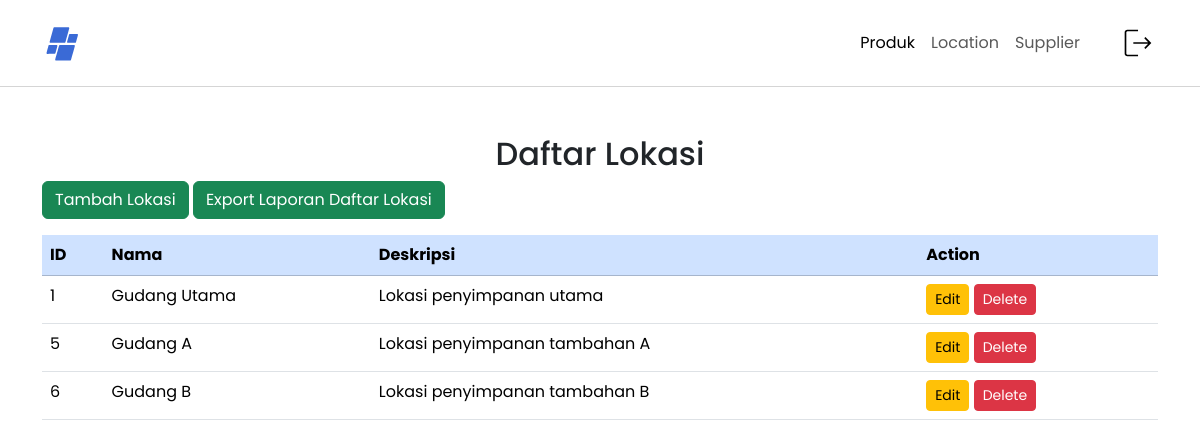
The page /php/location.php on the database its author committed.
### tables this page shows
CREATE TABLE `locations` (
  `id` int(11) NOT NULL,
  `name` varchar(100) NOT NULL,
  `description` text DEFAULT NULL
);

### php/location.php (the view, shortened to what this page needs)
<?php include('Koneksi.php'); ?>
<!DOCTYPE html>
<html lang="en">
<head>
    <link href="https://cdn.jsdelivr.net/npm/bootstrap@5.3.3/dist/css/bootstrap.min.css" rel="stylesheet">
    <link rel="stylesheet" href="../CSS/location.css">
    <link href="https://cdn.lineicons.com/3.0/lineicons.css" rel="stylesheet">
</head>
<body>
    <?php
    include 'navbardashboard_admin.php';
    ?>
    <main>
        <div class="container pt-5">
            <h2 class="text-center">Daftar Lokasi</h2>
            <a href="tambah_lokasi.php" class="btn btn-success mb-3">Tambah Lokasi</a>
            <a href="export_laporan_daftar lokasi.php" class="btn btn-success mb-3">Export Laporan Daftar Lokasi</a>
            <table class="table">
                <thead class="table-primary">
                    <tr>
                        <th>ID</th>
                        <th>Nama</th>
                        <th>Deskripsi</th>
                        <th>Action</th>
                    </tr>
                </thead>
                <tbody>
                    <?php
                    $result = $conn->query("SELECT * FROM locations");
                    while($row = $result->fetch_assoc()){
                        echo "<tr>
                            <td>".$row["id"]."</td>
                            <td>".$row["name"]."</td>
                            <td>".$row["description"]."</td>
                            <td>
                                <a href='edit_location.php?id=".$row["id"]."'class='btn btn-warning btn-sm'>Edit</a>
                                <a href='delete_location.php?id=".$row["id"]."'class='btn btn-danger btn-sm'>Delete</a>
                            </td>
                        </tr>";
                    }
                    ?>
                </tbody>
            </table>
        </div>
    </main>
</body>
</html>

### CSS/location.css (style rules this page uses)
a { text-decoration: none; }
body { font-family: 'Poppins', sans-serif; }
.container { width: 100%; }

### rows shown on the page
locations: id "1", name "Gudang Utama", description "Lokasi penyimpanan utama"
locations: id "5", name "Gudang A", description "Lokasi penyimpanan tambahan A"
locations: id "6", name "Gudang B", description "Lokasi penyimpanan tambahan B"
